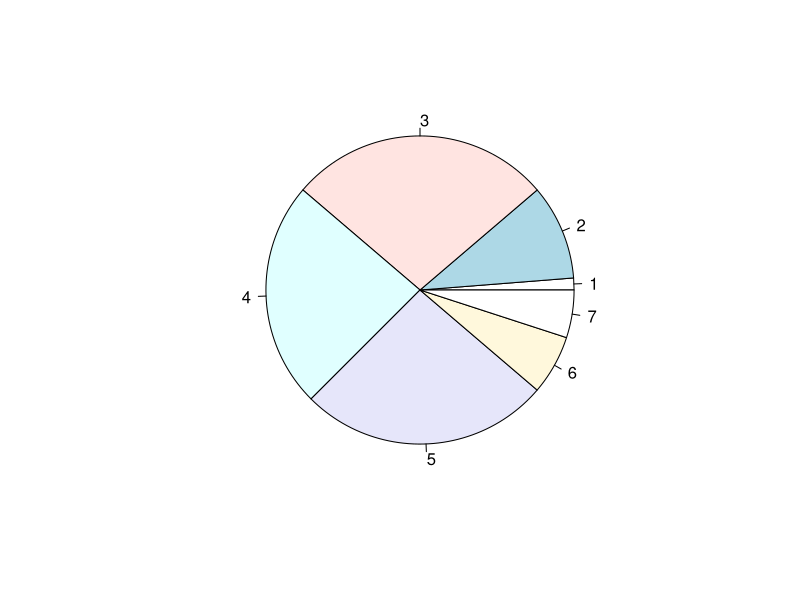
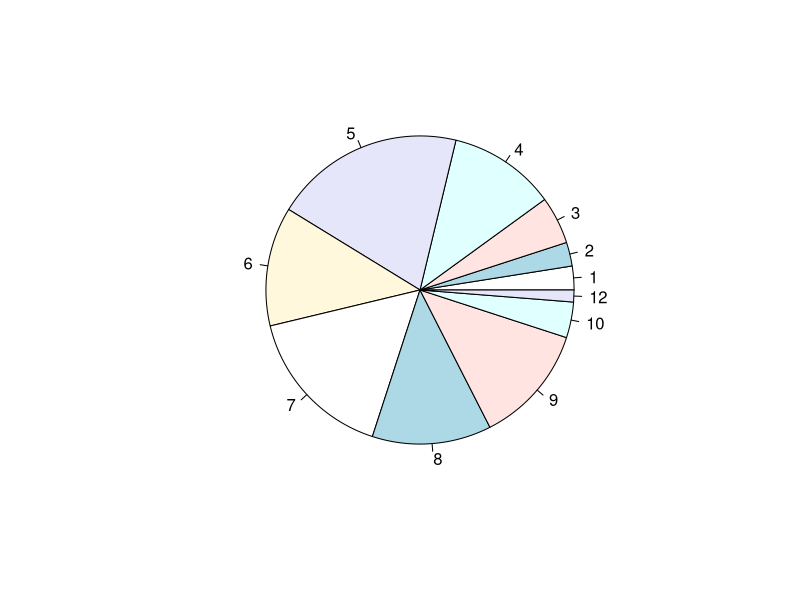
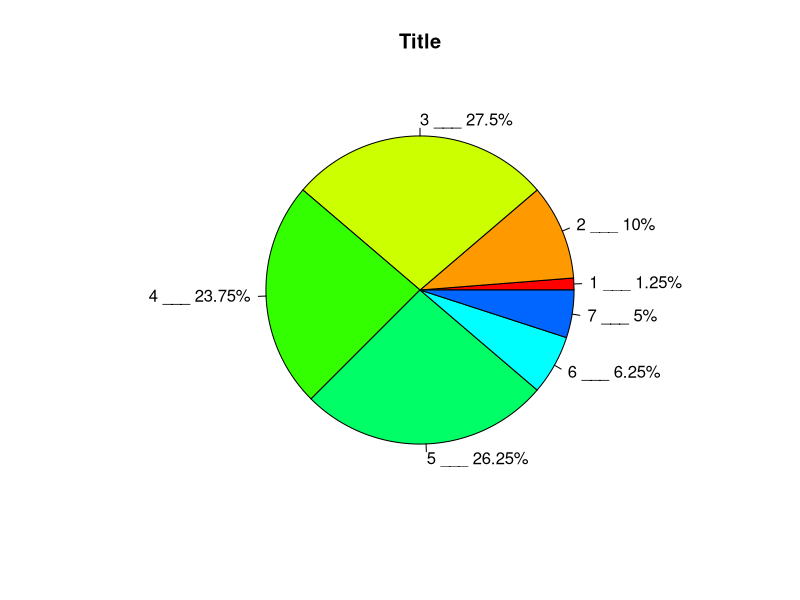
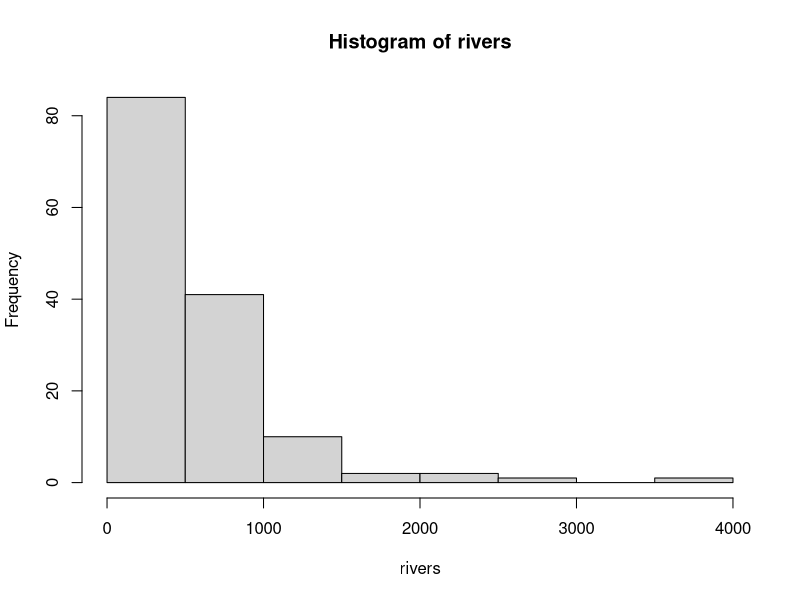
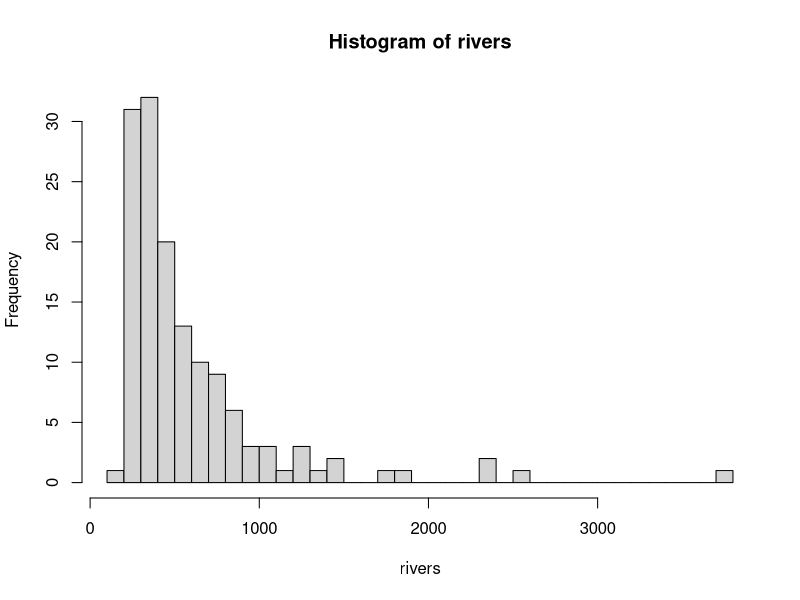
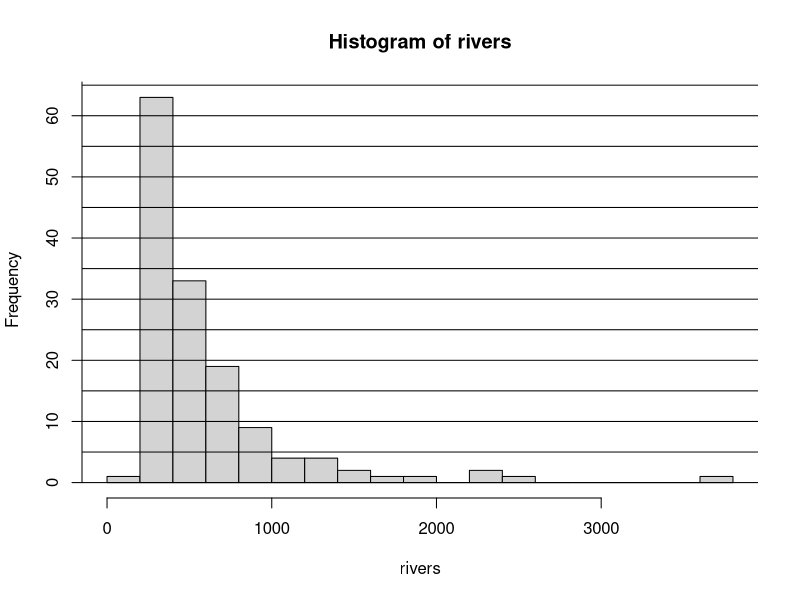
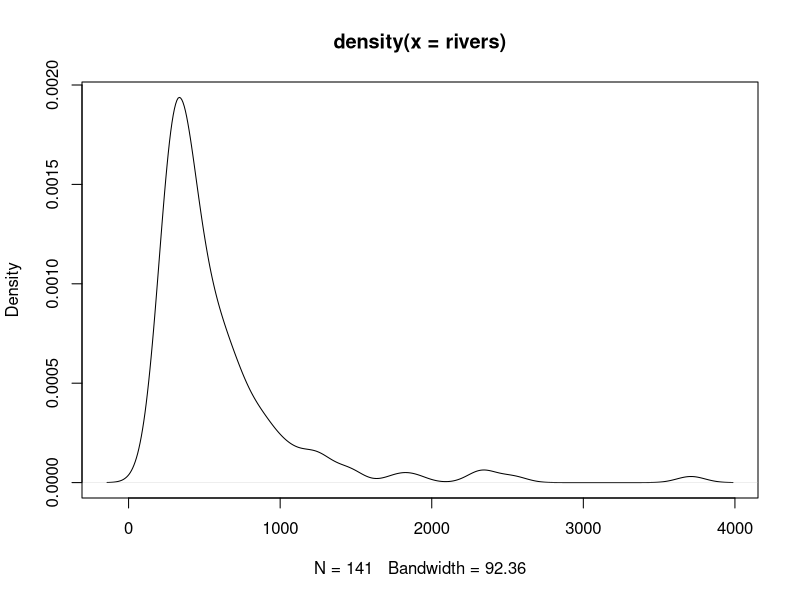

Write the R code that produced these figures, in order.
# Zad 7
tv = abs(round(rnorm(80, 4, 1.5)))
pc = round(rnorm(80, 6, 2))
# a)
pie(table(tv))
pie(table(pc))

# i)
f_tv = factor(tv)
# ii)
labels = levels(f_tv)
weights = as.vector(table(f_tv))
# iii)
percentage = weights / sum(weights) * 100
# iv)
labels = paste(labels, '___', percentage)
# v)
labels = paste(labels, '%', sep = '')

pie(weights, label = labels, col = rainbow(10), main = "Title")

# Zad 8 

roundToSeq200 = function(x)
{
    res = round(x + 50, -2)
    if(res %% 200 != 0){
        res = res + 100
    }
    return(res)
}

data(rivers)
print(rivers)
hist(rivers)

# a)
hist(rivers, 40)
# b)
#hist(rivers, breaks = seq(0, roundToSeq200(max(rivers)), by = 200))
hist(rivers, breaks = seq(0, roundToSeq200(max(rivers)), by = 200), yaxt = "n")

axis(2, at = seq(0, 100, by = 10))
abline(h = seq(0, 100, by = 5))

# Zad 9
plot(density(rivers))